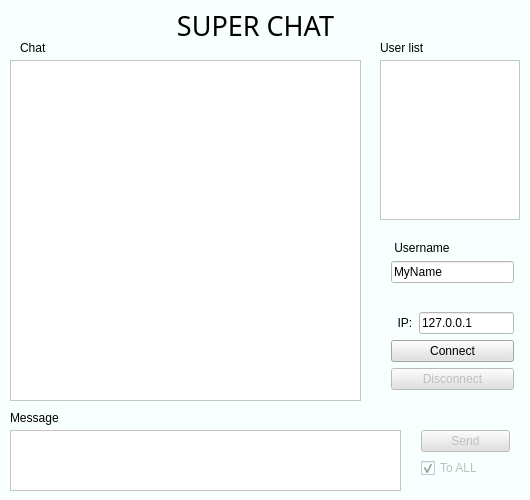
<?xml version="1.0" encoding="UTF-8"?>
<ui version="4.0">
 <class>Dialog</class>
 <widget class="QWidget" name="Dialog">
  <property name="geometry">
   <rect>
    <x>0</x>
    <y>0</y>
    <width>530</width>
    <height>500</height>
   </rect>
  </property>
  <property name="minimumSize">
   <size>
    <width>530</width>
    <height>500</height>
   </size>
  </property>
  <property name="maximumSize">
   <size>
    <width>530</width>
    <height>500</height>
   </size>
  </property>
  <property name="windowTitle">
   <string>Super chat</string>
  </property>
  <property name="styleSheet">
   <string notr="true">background: rgb(248, 255, 255)</string>
  </property>
  <widget class="QListWidget" name="lwLog">
   <property name="geometry">
    <rect>
     <x>10</x>
     <y>60</y>
     <width>351</width>
     <height>341</height>
    </rect>
   </property>
   <property name="styleSheet">
    <string notr="true">background: rgb(255, 255, 255)</string>
   </property>
   <property name="resizeMode">
    <enum>QListView::Fixed</enum>
   </property>
  </widget>
  <widget class="QListWidget" name="lwUsers">
   <property name="geometry">
    <rect>
     <x>380</x>
     <y>60</y>
     <width>140</width>
     <height>160</height>
    </rect>
   </property>
   <property name="minimumSize">
    <size>
     <width>140</width>
     <height>160</height>
    </size>
   </property>
   <property name="styleSheet">
    <string notr="true">background: rgb(255, 255, 255)</string>
   </property>
   <property name="selectionMode">
    <enum>QAbstractItemView::MultiSelection</enum>
   </property>
   <property name="sortingEnabled">
    <bool>true</bool>
   </property>
  </widget>
  <widget class="QWidget" name="layoutWidget">
   <property name="geometry">
    <rect>
     <x>410</x>
     <y>430</y>
     <width>111</width>
     <height>61</height>
    </rect>
   </property>
   <layout class="QVBoxLayout" name="verticalLayout_2">
    <property name="topMargin">
     <number>0</number>
    </property>
    <item>
     <widget class="QPushButton" name="pbSend">
      <property name="enabled">
       <bool>false</bool>
      </property>
      <property name="styleSheet">
       <string notr="true">background: rgb(225, 225, 225)</string>
      </property>
      <property name="text">
       <string>Send</string>
      </property>
     </widget>
    </item>
    <item>
     <widget class="QCheckBox" name="cbToAll">
      <property name="enabled">
       <bool>false</bool>
      </property>
      <property name="text">
       <string>To ALL</string>
      </property>
      <property name="checked">
       <bool>true</bool>
      </property>
     </widget>
    </item>
   </layout>
  </widget>
  <widget class="QPlainTextEdit" name="pteMessage">
   <property name="geometry">
    <rect>
     <x>10</x>
     <y>430</y>
     <width>391</width>
     <height>61</height>
    </rect>
   </property>
   <property name="styleSheet">
    <string notr="true">background: rgb(255, 255, 255)</string>
   </property>
  </widget>
  <widget class="QWidget" name="layoutWidget_2">
   <property name="geometry">
    <rect>
     <x>380</x>
     <y>230</y>
     <width>145</width>
     <height>171</height>
    </rect>
   </property>
   <layout class="QVBoxLayout" name="verticalLayout">
    <item>
     <widget class="QLabel" name="label_2">
      <property name="text">
       <string> Username</string>
      </property>
     </widget>
    </item>
    <item>
     <widget class="QLineEdit" name="leName">
      <property name="styleSheet">
       <string notr="true">background: rgb(255, 255, 255)</string>
      </property>
      <property name="text">
       <string>MyName</string>
      </property>
     </widget>
    </item>
    <item>
     <spacer name="verticalSpacer_2">
      <property name="orientation">
       <enum>Qt::Vertical</enum>
      </property>
      <property name="sizeHint" stdset="0">
       <size>
        <width>20</width>
        <height>30</height>
       </size>
      </property>
     </spacer>
    </item>
    <item>
     <layout class="QHBoxLayout" name="horizontalLayout">
      <item>
       <widget class="QLabel" name="label">
        <property name="layoutDirection">
         <enum>Qt::LeftToRight</enum>
        </property>
        <property name="text">
         <string>  IP:</string>
        </property>
       </widget>
      </item>
      <item>
       <widget class="QLineEdit" name="leHost">
        <property name="styleSheet">
         <string notr="true">background: rgb(255, 255, 255)</string>
        </property>
        <property name="text">
         <string>127.0.0.1</string>
        </property>
       </widget>
      </item>
     </layout>
    </item>
    <item>
     <widget class="QPushButton" name="pbConnect">
      <property name="styleSheet">
       <string notr="true">background: rgb(225, 225, 225)</string>
      </property>
      <property name="text">
       <string>Connect</string>
      </property>
     </widget>
    </item>
    <item>
     <widget class="QPushButton" name="pbDisconnect">
      <property name="enabled">
       <bool>false</bool>
      </property>
      <property name="styleSheet">
       <string notr="true">background: rgb(225, 225, 225)</string>
      </property>
      <property name="text">
       <string>Disconnect</string>
      </property>
     </widget>
    </item>
   </layout>
  </widget>
  <widget class="QLabel" name="msg_label">
   <property name="geometry">
    <rect>
     <x>10</x>
     <y>410</y>
     <width>81</width>
     <height>16</height>
    </rect>
   </property>
   <property name="text">
    <string>Message</string>
   </property>
  </widget>
  <widget class="QLabel" name="chat_label">
   <property name="geometry">
    <rect>
     <x>20</x>
     <y>40</y>
     <width>81</width>
     <height>16</height>
    </rect>
   </property>
   <property name="text">
    <string>Chat</string>
   </property>
  </widget>
  <widget class="QLabel" name="usr_label">
   <property name="geometry">
    <rect>
     <x>380</x>
     <y>40</y>
     <width>141</width>
     <height>16</height>
    </rect>
   </property>
   <property name="text">
    <string>User list</string>
   </property>
  </widget>
  <widget class="QLabel" name="label_3">
   <property name="geometry">
    <rect>
     <x>150</x>
     <y>10</y>
     <width>211</width>
     <height>31</height>
    </rect>
   </property>
   <property name="font">
    <font>
     <family>Monotype Corsiva</family>
     <pointsize>20</pointsize>
    </font>
   </property>
   <property name="layoutDirection">
    <enum>Qt::LeftToRight</enum>
   </property>
   <property name="text">
    <string>SUPER CHAT</string>
   </property>
   <property name="alignment">
    <set>Qt::AlignCenter</set>
   </property>
  </widget>
 </widget>
 <layoutdefault spacing="6" margin="11"/>
 <resources/>
 <connections/>
</ui>
